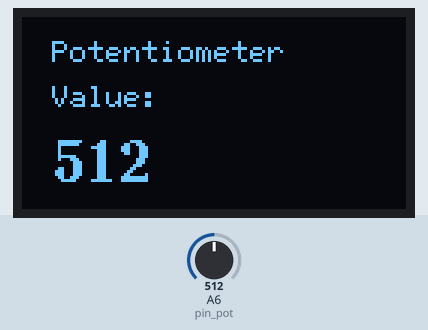
This sketch was run on a simulated Arduino Nano, built with avr-gcc and run on an emulated ATmega328P. On the bench: 128×64 one-colour display. The test bench sets the inputs (shaded band); at power-on: A6 (pin_pot) = 512.

Above: at 1.2 s.
1.3 s: A6 (pin_pot) set to 716
At 2.1 s:
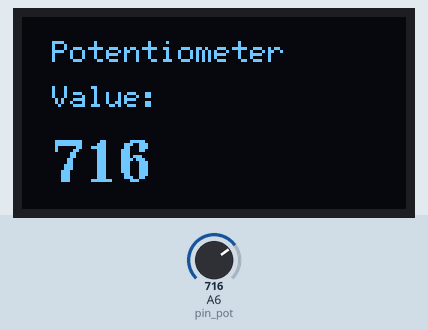
2.9 s: A6 (pin_pot) set to 900
At 3.9 s:
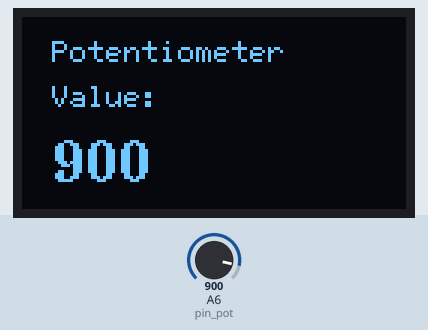
4.4 s: A6 (pin_pot) set to 1023
At 5.0 s:
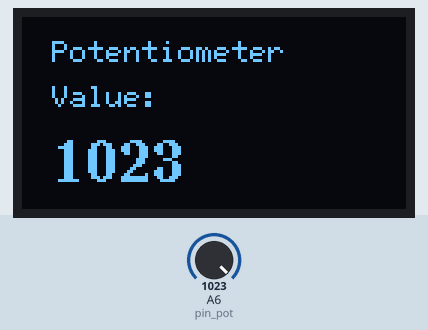
Timing chart, 0 to 7.4 s (numbered marks = the images above; inputs shaded):
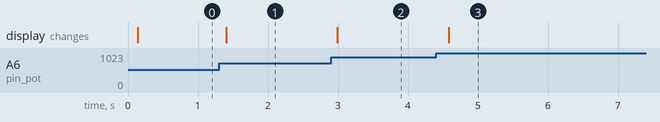

Measured:
- after the input at 1.3 s, the display: changes after 0.10 s (image 1)
- after the input at 2.9 s, the display: changes after 0.09 s (image 2)
- after the input at 4.4 s, the display: changes after 0.19 s (image 3)

The sketch:

unit-022-show-potentiometer-value-on-oled-screen.ino
```cpp
#include <Wire.h>
#include <U8g2lib.h>

// OLED object (works with SH1106 & SSD1306)
U8G2_SH1106_128X64_NONAME_F_HW_I2C display(U8G2_R0, U8X8_PIN_NONE);

const char pin_pot = A6;   // potentiometer

int pot_value = 0;         // value from 0 to 1023
void setup() {
  display.begin();

  // Draw static text (header)
  display.clearBuffer();
  display.setFont(u8g2_font_6x12_tr);
  display.drawStr(10, 15, "Potentiometer");
  display.drawStr(10, 30, "Value:");
  display.sendBuffer();
}
void loop() {
  // 1) Read potentiometer (0–1023)
  pot_value = analogRead(pin_pot);

  // 2) Clear screen and redraw everything
  display.clearBuffer();

  // 3) Redraw static labels
  display.setFont(u8g2_font_6x12_tr);
  display.drawStr(10, 15, "Potentiometer");
  display.drawStr(10, 30, "Value:");

  // 4) Draw the value (big font)
  display.setFont(u8g2_font_ncenB14_tr);
  display.setCursor(10, 55);
  display.print(pot_value);

  // 5) Send buffer to screen
  display.sendBuffer();

  delay(100); // update ~10 times per second
}
```
